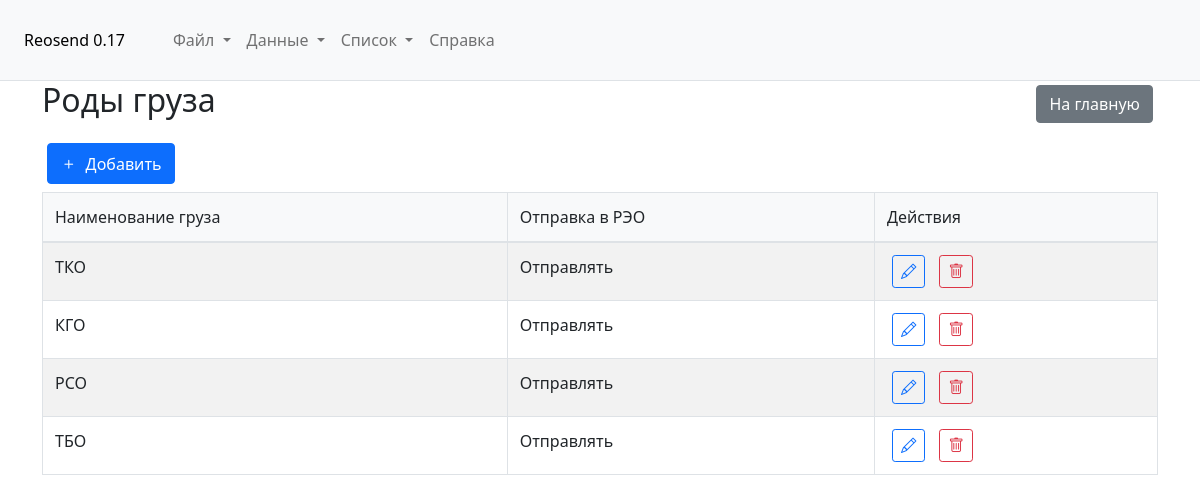
The app's page /cargo_types, older data.
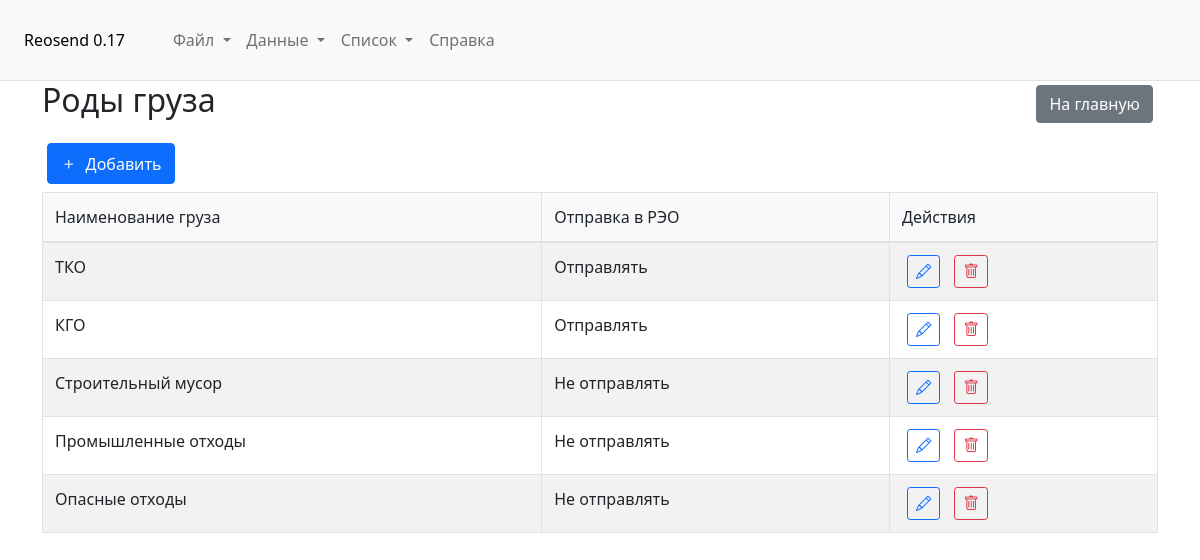
The same page, newer data.
### tables this page shows
CREATE TABLE list_cargotypes (
                id INTEGER PRIMARY KEY AUTOINCREMENT,
                name TEXT NOT NULL,
                reosend INTEGER DEFAULT 1
            );

### app.py (the view)
@app.route('/cargo_types')
def cargo_types():
    conn = sqlite3.connect('app_data.sqlite')
    cursor = conn.cursor()
    cursor.execute("SELECT name, reosend FROM list_cargotypes")
    rows = cursor.fetchall()
    conn.close()
    return render_template('cargo_types.html', rows=rows)

### templates/cargo_types.html (shortened to what this page needs)
{% extends "base.html" %}
{% block content %}
<div class="container">
    <div class="d-flex justify-content-between align-items-center mb-3">
        <h2>Роды груза</h2>
        <a href="/" class="btn btn-secondary">На главную</a>
    </div>
    <div class="mb-2">
        <button class="btn btn-primary" id="addCargoType">
            <i class="bi bi-plus"></i> Добавить
        </button>
    </div>
    <div class="table-responsive">
        <table class="table table-striped table-bordered">
            <thead>
                <tr>
                    <th>Наименование груза</th>
                    <th>Отправка в РЭО</th>
                    <th>Действия</th>
                </tr>
            </thead>
            <tbody>
                {% for row in rows %}
                <tr>
                    <td>{{ row[0] }}</td>
                    <td>{{ "Отправлять" if row[1] else "Не отправлять" }}</td>
                    <td>
                        <button class="btn btn-sm btn-outline-primary edit-cargo" data-id="{{ loop.index }}">
                            <i class="bi bi-pencil"></i>
                        </button>
                        <button class="btn btn-sm btn-outline-danger delete-cargo" data-id="{{ loop.index }}">
                            <i class="bi bi-trash"></i>
                        </button>
                    </td>
                </tr>
                {% endfor %}
            </tbody>
        </table>
    </div>
</div>
{% endblock %}

### templates/base.html (shortened to what this page needs)
<!DOCTYPE html>
<html lang="ru">
<head>
    <link href="https://cdn.jsdelivr.net/npm/bootstrap@5.1.3/dist/css/bootstrap.min.css" rel="stylesheet">
    <link rel="stylesheet" href="https://cdn.jsdelivr.net/npm/bootstrap-icons@1.7.2/font/bootstrap-icons.css">
    <link rel="stylesheet" href="{{ url_for('static', filename='css/style.css') }}">
    <link rel="stylesheet" href="https://cdn.jsdelivr.net/npm/flatpickr/dist/flatpickr.min.css">
</head>
<body>
    <nav class="navbar navbar-expand-lg navbar-light">
        <div class="container-fluid px-2">
            <a href="/" class="navbar-brand me-4">Reosend 0.17</a>
            <div class="collapse navbar-collapse" id="navbarNav">
                <ul class="navbar-nav me-auto">
                    <li class="nav-item dropdown">
                        <a class="nav-link dropdown-toggle" href="#" id="fileDropdown" role="button" data-bs-toggle="dropdown">
                            Файл
                        </a>
                    </li>
                    <li class="nav-item dropdown">
                        <a class="nav-link dropdown-toggle" href="#" id="dataDropdown" role="button" data-bs-toggle="dropdown">
                            Данные
                        </a>
                    </li>
                    <li class="nav-item dropdown">
                        <a class="nav-link dropdown-toggle" href="#" id="listDropdown" role="button" data-bs-toggle="dropdown">
                            Список
                        </a>
                    </li>
                    <li class="nav-item">
                        <a class="nav-link" href="#" data-bs-toggle="modal" data-bs-target="#aboutModal">Справка</a>
                    </li>
                </ul>
            </div>
        </div>
    </nav>
    {% block content %}{% endblock %}
</body>
</html>

### static/css/style.css (style rules this page uses)
.table-responsive { overflow-x: auto; }
.table th { white-space: nowrap; background-color: #f8f9fa; }
.table td { white-space: nowrap; }
.navbar { background-color: #f8f9fa; border-bottom: 1px solid #dee2e6; padding: 0; min-height: 40px; }
.navbar-brand { font-weight: 500; font-size: 1em; padding: 8px 16px; margin: 0; color: #000 !important; text-decoration: none; }
.navbar .nav-link { padding: 8px 16px; color: #000; }
.btn { display: inline-flex; align-items: center; gap: 0.5rem; margin: 0 5px; }
.btn i { font-size: 1.1em; }
.container-fluid { padding: 20px; max-width: 100%; }
.table { width: 100%; margin-bottom: 1rem; border-collapse: collapse; }
.table th { background-color: #f8f9fa; border-bottom: 2px solid #dee2e6; padding: 12px; font-weight: 500; text-align: left; white-space: nowrap; }
.table td { padding: 12px; border-bottom: 1px solid #dee2e6; white-space: nowrap; }

Row changes from the older to the newer data that the page shows:
changed list_cargotypes: name "РСО" → "Строительный мусор"; reosend "Отправлять" → "Не отправлять"
changed list_cargotypes: name "ТБО" → "Промышленные отходы"; reosend "Отправлять" → "Не отправлять"
added list_cargotypes: name "Опасные отходы", reosend "Не отправлять"
